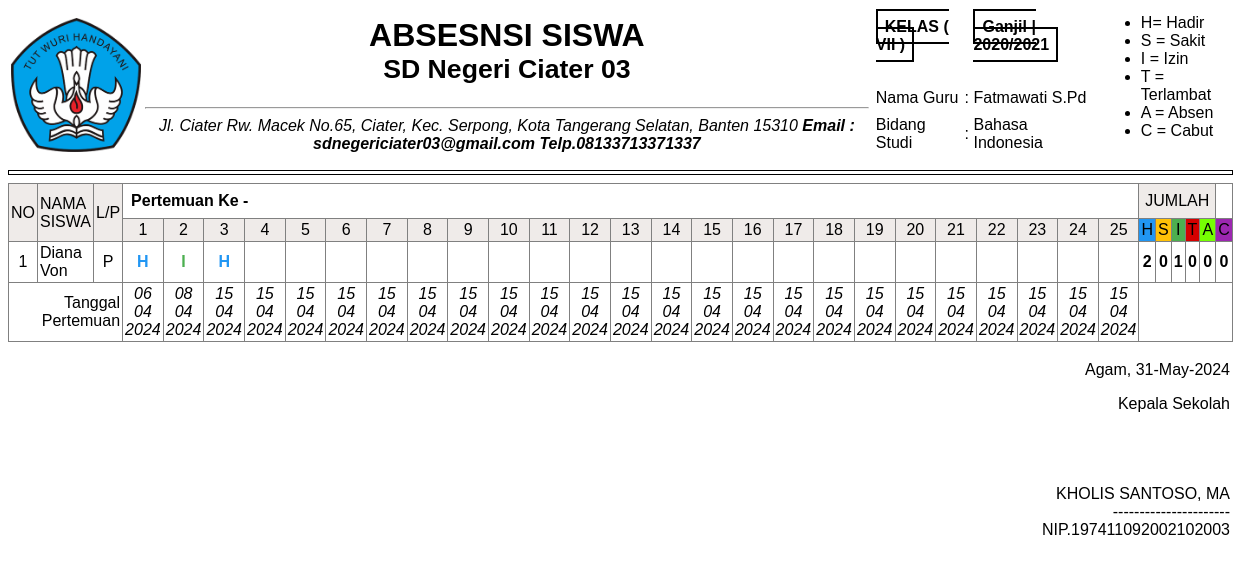
The page /guru/modul/rekap/rekap_persemester.php?pelajaran=7&kelas=5 (signed in) on the database its author committed.
### tables this page shows
CREATE TABLE `tb_mengajar` (
  `id_mengajar` int(11) NOT NULL,
  `kode_pelajaran` varchar(30) NOT NULL,
  `hari` varchar(40) NOT NULL,
  `jam_mengajar` varchar(60) NOT NULL,
  `jamke` varchar(11) NOT NULL,
  `id_guru` int(11) NOT NULL,
  `id_mapel` int(11) NOT NULL,
  `id_mkelas` int(11) NOT NULL,
  `id_semester` int(11) NOT NULL,
  `id_thajaran` int(11) NOT NULL
);

CREATE TABLE `tb_mkelas` (
  `id_mkelas` int(11) NOT NULL,
  `kd_kelas` varchar(40) NOT NULL,
  `nama_kelas` varchar(40) NOT NULL
);

CREATE TABLE `tb_semester` (
  `id_semester` int(11) NOT NULL,
  `semester` varchar(45) NOT NULL,
  `status` int(10) NOT NULL
);

CREATE TABLE `tb_thajaran` (
  `id_thajaran` int(11) NOT NULL,
  `tahun_ajaran` varchar(30) NOT NULL,
  `status` int(11) NOT NULL
);

CREATE TABLE `tb_guru` (
  `id_guru` int(11) NOT NULL,
  `nip` varchar(15) NOT NULL,
  `nama_guru` varchar(120) NOT NULL,
  `email` varchar(65) NOT NULL,
  `password` varchar(100) NOT NULL,
  `foto` varchar(255) NOT NULL,
  `status` varchar(5) NOT NULL
);

CREATE TABLE `tb_master_mapel` (
  `id_mapel` int(11) NOT NULL,
  `kode_mapel` varchar(40) NOT NULL,
  `mapel` varchar(60) NOT NULL
);

CREATE TABLE `_logabsensi` (
  `id_presensi` int(11) NOT NULL,
  `id_mengajar` int(11) NOT NULL,
  `id_siswa` int(11) NOT NULL,
  `tgl_absen` date NOT NULL,
  `ket` enum('H','I','S','T','A','C') NOT NULL,
  `pertemuan_ke` varchar(30) NOT NULL
);

CREATE TABLE `tb_siswa` (
  `id_siswa` int(11) NOT NULL,
  `nis` varchar(60) NOT NULL,
  `nama_siswa` varchar(120) NOT NULL,
  `tempat_lahir` varchar(100) NOT NULL,
  `tgl_lahir` date NOT NULL,
  `jk` varchar(30) NOT NULL,
  `alamat` text NOT NULL,
  `password` varchar(255) NOT NULL,
  `foto` varchar(255) NOT NULL,
  `status` varchar(15) NOT NULL,
  `th_angkatan` year(4) NOT NULL,
  `id_mkelas` int(11) NOT NULL
);

### guru/modul/rekap/rekap_persemester.php (the view, shortened to what this page needs)
<?php
include '../../../config/db.php';
 ?>
<?php
$kelasMengajar = mysqli_query($con,"SELECT * FROM tb_mengajar
	INNER JOIN tb_guru ON tb_mengajar.id_guru=tb_guru.id_guru
INNER JOIN tb_master_mapel ON tb_mengajar.id_mapel=tb_master_mapel.id_mapel
INNER JOIN tb_mkelas ON tb_mengajar.id_mkelas=tb_mkelas.id_mkelas
INNER JOIN tb_semester ON tb_mengajar.id_semester=tb_semester.id_semester
INNER JOIN tb_thajaran ON tb_mengajar.id_thajaran=tb_thajaran.id_thajaran
WHERE tb_mengajar.id_mengajar='$_GET[pelajaran]' AND tb_mengajar.id_mkelas='$_GET[kelas]'  AND tb_thajaran.status=1 AND tb_semester.status=1  ");
foreach ($kelasMengajar as $d)
$qry = mysqli_query($con,"SELECT * FROM _logabsensi
INNER JOIN tb_siswa ON _logabsensi.id_siswa=tb_siswa.id_siswa
INNER JOIN tb_mengajar ON _logabsensi.id_mengajar=tb_mengajar.id_mengajar
INNER JOIN tb_mkelas ON tb_mengajar.id_mkelas=tb_mkelas.id_mkelas
INNER JOIN tb_semester ON tb_mengajar.id_semester=tb_semester.id_semester
INNER JOIN tb_thajaran ON tb_mengajar.id_thajaran=tb_thajaran.id_thajaran
WHERE tb_mengajar.id_mengajar='$_GET[pelajaran]' AND tb_mengajar.id_mkelas='$_GET[kelas]'  AND tb_thajaran.status=1 AND tb_semester.status=1
	 GROUP BY _logabsensi.id_siswa  ORDER BY _logabsensi.id_siswa ASC  ");
$tglTerakhir = 25;
 ?>
 <table width="100%">
 	<tr>
 		<td>
 			<img src="../../../assets/img/sd.png" width="130">
 		</td>
 		<td>
 			<center>
 				<h1>
 					ABSESNSI SISWA <br>
 					<small> SD Negeri Ciater 03</small>
 				</h1>
 				<hr>
 				<em>
				 Jl. Ciater Rw. Macek No.65, Ciater, Kec. Serpong, Kota Tangerang Selatan, Banten 15310
 				<b>Email : sdnegericiater03@gmail.com Telp.08133713371337</b>
 				</em>
 			</center>
 		</td>
 		<td>
 			<table width="100%">
  <tr>
    <td colspan="2"><b style="border: 2px solid;padding: 7px;">
    	KELAS ( <?=strtoupper($d['nama_kelas']) ?> )
    </b> </td>
    <td>
    	<b style="border: 2px solid;padding: 7px;">
    		<?=$d['semester'] ?> |
      <?=$d['tahun_ajaran'] ?>
  </b>
  </td>
    <td rowspan="5">
    	<ul>
    		<li>H= Hadir</li>
    		<li>S = Sakit</li>
    		<li>I = Izin</li>
    		<li>T = Terlambat</li>
    		<li>A = Absen</li>
    		<li>C = Cabut</li>
    	</ul>
</td>
  </tr>
  <tr>
    <td>&nbsp;</td>
    <td>&nbsp;</td>
    <td>&nbsp;</td>
  </tr>
  <tr>
    <td>Nama Guru </td>
    <td>:</td>
    <td><?=$d['nama_guru'] ?></td>
  </tr>
  <tr>
    <td>Bidang Studi </td>
    <td>:</td>
    <td><?=$d['mapel'] ?></td>
  </tr>
</table>
 		</td>
 	</tr>
 </table>
<hr style="height: 3px;border: 1px solid;">
<table width="100%" border="1" cellpadding="2" style="border-collapse: collapse;">
  <tr>
    <td rowspan="2" bgcolor="#EFEBE9" align="center">NO</td>
    <td rowspan="2" bgcolor="#EFEBE9">NAMA SISWA</td>
    <td rowspan="2" bgcolor="#EFEBE9" align="center">L/P</td>
    <td colspan="<?=$tglTerakhir;?>" style="padding: 8px;"><b>Pertemuan Ke -</b></td>
    <td colspan="5" align="center" bgcolor="#EFEBE9">JUMLAH</td>
  </tr>
  <tr>
	<?php
	for ($i = 1; $i <=$tglTerakhir ; $i++) {
	echo "<td bgcolor='#EFEBE9' align='center'>".$i."</td>";
	}
	?>
	<td bgcolor="#2196F3" align="center">H</td>
	<td bgcolor="#FFC107" align="center">S</td>
	<td bgcolor="#4CAF50" align="center">I</td>
	<td bgcolor="#D50000" align="center">T</td>
	<td bgcolor="#76FF03" align="center">A</td>
	<td bgcolor="#9C27B0" align="center">C</td>
  </tr>
  	<?php
			$no=1;
			foreach ($qry as $ds) {
				 $warna = ($no % 2 == 1) ? "#ffffff" : "#f0f0f0";
				?>
			<tr>
  <tr bgcolor="<?=$warna; ?>">
    <td align="center"><?=$no++; ?></td>
    <td><?=$ds['nama_siswa'];?></td>
    <td align="center"><?=$ds['jk'];?></td>
		<?php
		for ($i = 1; $i <=$tglTerakhir ; $i++) {
		?>
		<td align="center" bgcolor="white">
			<?php
			$ket = mysqli_query($con,"SELECT * FROM _logabsensi
			INNER JOIN tb_mengajar ON _logabsensi.id_mengajar=tb_mengajar.id_mengajar
			INNER JOIN tb_semester ON tb_mengajar.id_semester=tb_semester.id_semester
			INNER JOIN tb_thajaran ON tb_mengajar.id_thajaran=tb_thajaran.id_thajaran
			WHERE _logabsensi.pertemuan_ke='$i' AND _logabsensi.id_siswa='$ds[id_siswa]' AND _logabsensi.id_mengajar='$_GET[pelajaran]' AND tb_mengajar.id_mkelas='$_GET[kelas]'  AND tb_thajaran.status=1 AND tb_semester.status=1 GROUP BY pertemuan_ke ");
			foreach ($ket as $h)
			if ($h['ket']=='H') {
				echo "<b style='color:#2196F3;'>H</b>";
			}elseif ($h['ket']=='I') {
				echo "<b style='color:#4CAF50;'>I</b>";
			}elseif ($h['ket']=='S') {
				echo "<b style='color:#FFC107;'>S</b>";
			}elseif($h['ket']=='A'){
				echo "<b style='color:#D50000;'>A</b>";
			}elseif ($h['ket']=='T') {
				echo "<b style='color:#76FF03;'>T</b>";
			}
			else{
				echo "<b style='color:#9C27B0;'>C</b>";
			}
		 ?>
</td>
		<?php
		}
		?>
<td align="center" style="font-weight: bold;">
<?php
$hadir = mysqli_fetch_array(mysqli_query($con,"SELECT COUNT(ket) AS hadir FROM _logabsensi
	INNER JOIN tb_mengajar ON _logabsensi.id_mengajar=tb_mengajar.id_mengajar
		INNER JOIN tb_semester ON tb_mengajar.id_semester=tb_semester.id_semester
		INNER JOIN tb_thajaran ON tb_mengajar.id_thajaran=tb_thajaran.id_thajaran
 WHERE _logabsensi.id_siswa='$ds[id_siswa]' and _logabsensi.ket='H' and _logabsensi.id_mengajar='$_GET[pelajaran]' AND tb_mengajar.id_mkelas='$_GET[kelas]'  AND tb_thajaran.status=1 AND tb_semester.status=1 "));
echo $hadir['hadir'];
?>
</td>
<td align="center" style="font-weight: bold;">
<?php
$sakit = mysqli_fetch_array(mysqli_query($con,"SELECT COUNT(ket) AS sakit FROM _logabsensi
	INNER JOIN tb_mengajar ON _logabsensi.id_mengajar=tb_mengajar.id_mengajar
		INNER JOIN tb_semester ON tb_mengajar.id_semester=tb_semester.id_semester
		INNER JOIN tb_thajaran ON tb_mengajar.id_thajaran=tb_thajaran.id_thajaran
 WHERE _logabsensi.id_siswa='$ds[id_siswa]' and _logabsensi.ket='S' and _logabsensi.id_mengajar='$_GET[pelajaran]' AND tb_mengajar.id_mkelas='$_GET[kelas]'  AND tb_thajaran.status=1 AND tb_semester.status=1 "));
echo $sakit['sakit'];
?>
</td>
<td align="center" style="font-weight: bold;">
<?php
$izin = mysqli_fetch_array(mysqli_query($con,"SELECT COUNT(ket) AS izin FROM _logabsensi
	INNER JOIN tb_mengajar ON _logabsensi.id_mengajar=tb_mengajar.id_mengajar
		INNER JOIN tb_semester ON tb_mengajar.id_semester=tb_semester.id_semester
		INNER JOIN tb_thajaran ON tb_mengajar.id_thajaran=tb_thajaran.id_thajaran
 WHERE _logabsensi.id_siswa='$ds[id_siswa]' and _logabsensi.ket='I' and _logabsensi.id_mengajar='$_GET[pelajaran]' AND tb_mengajar.id_mkelas='$_GET[kelas]'  AND tb_thajaran.status=1 AND tb_semester.status=1 "));
echo $izin['izin'];
?>
</td align="center" style="font-weight: bold;">
<td align="center" style="font-weight: bold;">
	<?php
$tlambat = mysqli_fetch_array(mysqli_query($con,"SELECT COUNT(ket) AS terlambat FROM _logabsensi
	INNER JOIN tb_mengajar ON _logabsensi.id_mengajar=tb_mengajar.id_mengajar
		INNER JOIN tb_semester ON tb_mengajar.id_semester=tb_semester.id_semester
		INNER JOIN tb_thajaran ON tb_mengajar.id_thajaran=tb_thajaran.id_thajaran
 WHERE _logabsensi.id_siswa='$ds[id_siswa]' and _logabsensi.ket='T' and _logabsensi.id_mengajar='$_GET[pelajaran]' AND tb_mengajar.id_mkelas='$_GET[kelas]'  AND tb_thajaran.status=1 AND tb_semester.status=1 "));
echo $tlambat['terlambat'];
?>
</td>
<td align="center" style="font-weight: bold;">
	<?php
$alfa = mysqli_fetch_array(mysqli_query($con,"SELECT COUNT(ket) AS alfa FROM _logabsensi
	INNER JOIN tb_mengajar ON _logabsensi.id_mengajar=tb_mengajar.id_mengajar
		INNER JOIN tb_semester ON tb_mengajar.id_semester=tb_semester.id_semester
		INNER JOIN tb_thajaran ON tb_mengajar.id_thajaran=tb_thajaran.id_thajaran
 WHERE _logabsensi.id_siswa='$ds[id_siswa]' and _logabsensi.ket='A' and _logabsensi.id_mengajar='$_GET[pelajaran]' AND tb_mengajar.id_mkelas='$_GET[kelas]'  AND tb_thajaran.status=1 AND tb_semester.status=1 "));
echo $alfa['alfa'];
?>
</td>
<td align="center" style="font-weight: bold;">
	<?php
$cabut = mysqli_fetch_array(mysqli_query($con,"SELECT COUNT(ket) AS cabut FROM _logabsensi
	INNER JOIN tb_mengajar ON _logabsensi.id_mengajar=tb_mengajar.id_mengajar
		INNER JOIN tb_semester ON tb_mengajar.id_semester=tb_semester.id_semester
		INNER JOIN tb_thajaran ON tb_mengajar.id_thajaran=tb_thajaran.id_thajaran
 WHERE _logabsensi.id_siswa='$ds[id_siswa]' and _logabsensi.ket='C' and _logabsensi.id_mengajar='$_GET[pelajaran]' AND tb_mengajar.id_mkelas='$_GET[kelas]'  AND tb_thajaran.status=1 AND tb_semester.status=1 "));
echo $cabut['cabut'];
?>
</td>
  </tr>
<?php } ?>
<tr>
	<td colspan="3" align="right">Tanggal Pertemuan</td>
	<?php
	for ($i = 1; $i <=$tglTerakhir ; $i++) { ?>
	<td align="center">
	<em style="font: 11px;">
	<?php
	$ket = mysqli_query($con,"SELECT * FROM _logabsensi
	INNER JOIN tb_mengajar ON _logabsensi.id_mengajar=tb_mengajar.id_mengajar
	INNER JOIN tb_semester ON tb_mengajar.id_semester=tb_semester.id_semester
	INNER JOIN tb_thajaran ON tb_mengajar.id_thajaran=tb_thajaran.id_thajaran
	WHERE _logabsensi.pertemuan_ke='$i' AND _logabsensi.id_siswa='$ds[id_siswa]' AND _logabsensi.id_mengajar='$_GET[pelajaran]' AND tb_mengajar.id_mkelas='$_GET[kelas]'  AND tb_thajaran.status=1 AND tb_semester.status=1 GROUP BY pertemuan_ke ");
	foreach ($ket as $h)
	$tgl= date('d m Y',strtotime($h['tgl_absen']));
	 echo $tgl;
	?>
	</em>
	</td>
	<?php } ?>
</tr>
</table>
<table width="100%">
	<tr>
		<td align="right">
			<p>
				Agam, <?php echo date('d-F-Y'); ?>
			</p>
			<p>
				Kepala Sekolah
				<br>
				<br>
				<br>
				<br>
				<br>
				KHOLIS SANTOSO, MA <br>
				----------------------<br>
				NIP.197411092002102003
			</p>
		</td>
	</tr>
</table>

### rows shown on the page
tb_mengajar: id_mkelas.nama_kelas "VII", id_semester.semester "Ganjil", id_thajaran.tahun_ajaran "2020/2021", id_guru.nama_guru "Fatmawati S.Pd", id_mapel.mapel "Bahasa Indonesia"
_logabsensi: id_siswa.nama_siswa "Diana Von", id_siswa.jk "P", ket "H", hadir "2", sakit "0", izin "1", terlambat "0", alfa "0", cabut "0", tgl_absen "06 04 2024"
_logabsensi: ket "I", tgl_absen "08 04 2024"
_logabsensi: ket "H", tgl_absen "15 04 2024"
